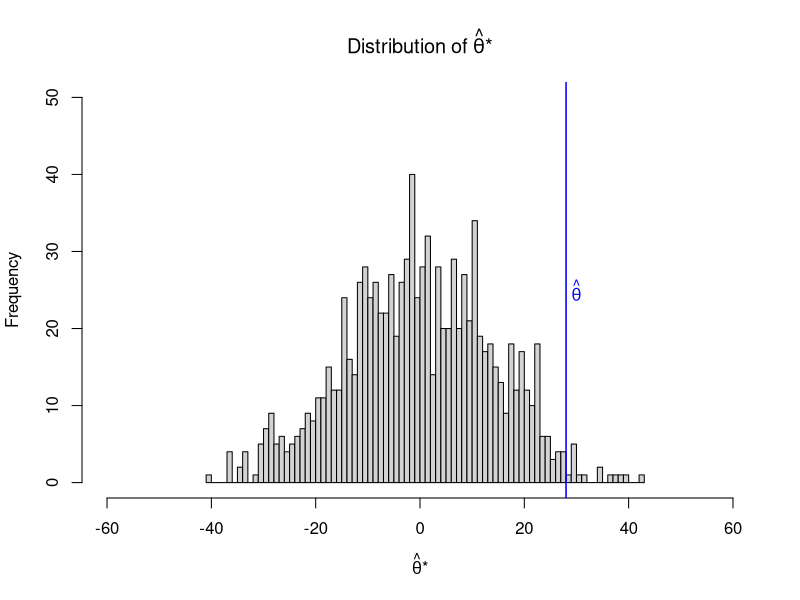

This chart was generated by the following R code: (Note: this script raises an error after producing the figure.)
## ---- chunk 1
knitr::opts_chunk$set(echo = TRUE)
library(knitr)
## ---- chunk 2
treatment = c(90, 91, 68, 90, 167, 26, 38, 89, 88, 99, 41, 123, 76, 88, 79, 96, 79, 122, 11, 23) 

control = c(52, 104, 146, 27, 46, 120, 5, 15, 11, 48, 30, 40, 8, 42, 74)
## ---- chunk 3
# This code was sourced in part from the original poster's updated code: 
# https://stats.stackexchange.com/questions/176691/running-a-permutation-test-with-different-sample-sizes-in-r/176714

# Calculate the base statistic ybar - zbar
theta_hat <- mean(treatment) - mean(control)

# Create vector of zeros to compare the sample permutation test statistics 
dif <- c()

# Create vector of the differences between the sample permutation's means and the null (0)
for (i in 1:1000) {
        samp <- sample(x = c(treatment, control),
                       replace = FALSE)

        samp_treat <- samp[1:20]
        samp_con <- samp[21:35]
        
        dif[i] <- mean(samp_treat) - mean(samp_con)
}
## ---- chunk 4
# Histogram of the differences
hist(dif, 
     xlim = c(-60, 60),
     ylim = c(0, 50),
     breaks = 100,
     main = expression(Distribution~of~hat(theta)*"*"),
     xlab = expression(hat(theta)*"*")
     )

abline(v = theta_hat,
       col = "blue",
       lwd = 1.5
       )

text(x = theta_hat + 2, 
     y = 25, 
     labels = expression(hat(theta)), 
     col = "blue"
     )

# Get p-value using the absolute differences
p_value <- sum(abs(dif) > abs(theta_hat))/length(dif)

## ---- chunk 5
# Define number of iterations
nit <- 1000

# Define the matrices into which the treatment boostrap and control bootstrap samples will be stored, and the vector in which the differences between the means will be stored.

bootT <- matrix(data = NA, 
                nrow = nit, 
                ncol = length(treatment),
                dimnames = list(c(1:nit),
                                c(1:length(treatment))
                                )
                )

bootC <- matrix(data = NA, 
                nrow = nit, 
                ncol = length(control),
                dimnames = list(c(1:nit),
                                c(1:length(control))
                                )
                )

bootDiff <- c()

# Run bootstrap for the number of iterations as defined by nit
for (i in 1:nit) {
    # Collect bootstrap samples for the treatment 
        bootT[i,] <- sample(x = treatment,
                            size = length(treatment),
                            replace = TRUE
                            )
        
    # Collect bootstrap samples for the control
        bootC[i,] <- sample(x = control,
                            size = length(control),
                            replace = TRUE
                            )
        
    # Collect the difference between the means of the treatment and control bootstrap samples 
        bootDiff[i] <- mean(bootT[i,]) - mean(bootC[i,])
}

# Log the difference between the standard error of the bootstrap
diff <- c()

diff[1] <- (find.st.err(bootT, nit) - find.st.err(bootC, nit)) - sqrt(abs(var(treatment)/length(treatment)-var(control)/length(control)))

## ---- chunk 6
# Define number of iterations
nit <- 10000

# Define the matrices into which the treatment boostrap and control bootstrap samples will be stored, and the vector in which the differences between the means will be stored.

bootT <- matrix(data = NA, 
                nrow = nit, 
                ncol = length(treatment),
                dimnames = list(c(1:nit),
                                c(1:length(treatment))
                                )
                )

bootC <- matrix(data = NA, 
                nrow = nit, 
                ncol = length(control),
                dimnames = list(c(1:nit),
                                c(1:length(control))
                                )
                )

bootDiff <- c()

# Run bootstrap for the number of iterations as defined by nit
for (i in 1:nit) {
    # Collect bootstrap samples for the treatment 
        bootT[i,] <- sample(x = treatment,
                            size = length(treatment),
                            replace = TRUE
                            )
        
    # Collect bootstrap samples for the control
        bootC[i,] <- sample(x = control,
                            size = length(control),
                            replace = TRUE
                            )
        
    # Collect the difference between the means of the treatment and control bootstrap samples 
        bootDiff[i] <- mean(bootT[i,]) - mean(bootC[i,])
}

# Create function to find the standard error given a matrix of bootstrap samples and the number of repeats done in the bootstrap
find.st.err <- function(samp = NULL, repeats = NULL) {
    # Calculate the means of the bootstrap samples        
        means <- rowMeans(samp)
        
    # Calculate the mean of the bootstrap means
        theta <- sum(means)/repeats
        
    # Collect the sum of the squared bootstrap means minue theta
        temp <- c()
        for (i in 1:repeats) {temp[i] <- (means[i]-theta)^2}
        
    # Calculate the standard error
        sigma <- sqrt(sum(temp)/repeats)
}


diff[2] <- (find.st.err(bootT, nit) - find.st.err(bootC, nit)) - sqrt(abs(var(treatment)/length(treatment)-var(control)/length(control)))

## ---- chunk 7
# Define number of iterations
nit <- 100000

# Define the matrices into which the treatment boostrap and control bootstrap samples will be stored, and the vector in which the differences between the means will be stored.

bootT <- matrix(data = NA, 
                nrow = nit, 
                ncol = length(treatment),
                dimnames = list(c(1:nit),
                                c(1:length(treatment))
                                )
                )

bootC <- matrix(data = NA, 
                nrow = nit, 
                ncol = length(control),
                dimnames = list(c(1:nit),
                                c(1:length(control))
                                )
                )

bootDiff <- c()

# Run bootstrap for the number of iterations as defined by nit
for (i in 1:nit) {
    # Collect bootstrap samples for the treatment 
        bootT[i,] <- sample(x = treatment,
                            size = length(treatment),
                            replace = TRUE
                            )
        
    # Collect bootstrap samples for the control
        bootC[i,] <- sample(x = control,
                            size = length(control),
                            replace = TRUE
                            )
        
    # Collect the difference between the means of the treatment and control bootstrap samples 
        bootDiff[i] <- mean(bootT[i,]) - mean(bootC[i,])
}

diff[3] <- (find.st.err(bootT, nit) - find.st.err(bootC, nit)) - sqrt(abs(var(treatment)/length(treatment)-var(control)/length(control)))

## ---- chunk 8
# Define number of iterations
nit <- 1000000

# Define the matrices into which the treatment boostrap and control bootstrap samples will be stored, and the vector in which the differences between the means will be stored.

bootT <- matrix(data = NA, 
                nrow = nit, 
                ncol = length(treatment),
                dimnames = list(c(1:nit),
                                c(1:length(treatment))
                                )
                )

bootC <- matrix(data = NA, 
                nrow = nit, 
                ncol = length(control),
                dimnames = list(c(1:nit),
                                c(1:length(control))
                                )
                )

bootDiff <- c()

# Run bootstrap for the number of iterations as defined by nit
for (i in 1:nit) {
    # Collect bootstrap samples for the treatment 
        bootT[i,] <- sample(x = treatment,
                            size = length(treatment),
                            replace = TRUE
                            )
        
    # Collect bootstrap samples for the control
        bootC[i,] <- sample(x = control,
                            size = length(control),
                            replace = TRUE
                            )
        
    # Collect the difference between the means of the treatment and control bootstrap samples 
        bootDiff[i] <- mean(bootT[i,]) - mean(bootC[i,])
}

diff[4] <- (find.st.err(bootT, nit) - find.st.err(bootC, nit)) - sqrt(abs(var(treatment)/length(treatment)-var(control)/length(control)))

## ---- chunk 9

# Define number of iterations
nit <- 10000000

# Define the matrices into which the treatment boostrap and control bootstrap samples will be stored, and the vector in which the differences between the means will be stored.

bootT <- matrix(data = NA, 
                nrow = nit, 
                ncol = length(treatment),
                dimnames = list(c(1:nit),
                                c(1:length(treatment))
                                )
                )

bootC <- matrix(data = NA, 
                nrow = nit, 
                ncol = length(control),
                dimnames = list(c(1:nit),
                                c(1:length(control))
                                )
                )

bootDiff <- c()

# Run bootstrap for the number of iterations as defined by nit
for (i in 1:nit) {
    # Collect bootstrap samples for the treatment 
        bootT[i,] <- sample(x = treatment,
                            size = length(treatment),
                            replace = TRUE
                            )
        
    # Collect bootstrap samples for the control
        bootC[i,] <- sample(x = control,
                            size = length(control),
                            replace = TRUE
                            )
        
    # Collect the difference between the means of the treatment and control bootstrap samples 
        bootDiff[i] <- mean(bootT[i,]) - mean(bootC[i,])
}

# Create function to find the standard error given a matrix of bootstrap samples and the number of repeats done in the bootstrap
find.st.err <- function(samp = NULL, repeats = NULL) {
    # Calculate the means of the bootstrap samples        
        means <- rowMeans(samp)
        
    # Calculate the mean of the bootstrap means
        theta <- sum(means)/repeats
        
    # Collect the sum of the squared bootstrap means minue theta
        temp <- c()
        for (i in 1:repeats) {temp[i] <- (means[i]-theta)^2}
        
    # Calculate the standard error
        sigma <- sqrt(sum(temp)/repeats)
}

diff[5] <- (find.st.err(bootT, nit) - find.st.err(bootC, nit)) - sqrt(abs(var(treatment)/length(treatment)-var(control)/length(control)))

## ---- chunk 10
# Define number of iterations
nit <- 100000

# Define the matrices into which the treatment boostrap and control bootstrap samples will be stored, and the vector in which the differences between the means will be stored.

bootT <- matrix(data = NA, 
                nrow = nit, 
                ncol = length(treatment),
                dimnames = list(c(1:nit),
                                c(1:length(treatment))
                                )
                )

bootC <- matrix(data = NA, 
                nrow = nit, 
                ncol = length(control),
                dimnames = list(c(1:nit),
                                c(1:length(control))
                                )
                )

bootDiff <- c()

# Run bootstrap for the number of iterations as defined by nit
for (i in 1:nit) {
    # Collect bootstrap samples for the treatment 
        bootT[i,] <- sample(x = treatment,
                            size = length(treatment),
                            replace = TRUE
                            )
        
    # Collect bootstrap samples for the control
        bootC[i,] <- sample(x = control,
                            size = length(control),
                            replace = TRUE
                            )
        
    # Collect the difference between the means of the treatment and control bootstrap samples 
        bootDiff[i] <- mean(bootT[i,]) - mean(bootC[i,])
}

## ---- chunk 11
# Find the standard error of the treatment bootstrap
sterr_treat <- find.st.err(bootT, nit)

# Find the standard deviation of the original treatment sample
sd_treat <- sqrt(var(treatment)/length(treatment))

## ---- chunk 12
# Find the standard error of the control bootstrap
sterr_con <- find.st.err(bootC, nit)

# Find the standard deviation of the original control sample
sd_con <- sqrt(var(control)/length(control))

## ---- chunk 13
# Calculate the standard error of the difference in means
sterr_diff <- sqrt(sterr_treat^2 + sterr_con^2)

## ---- chunk 14
# 

## ---- chunk 15
